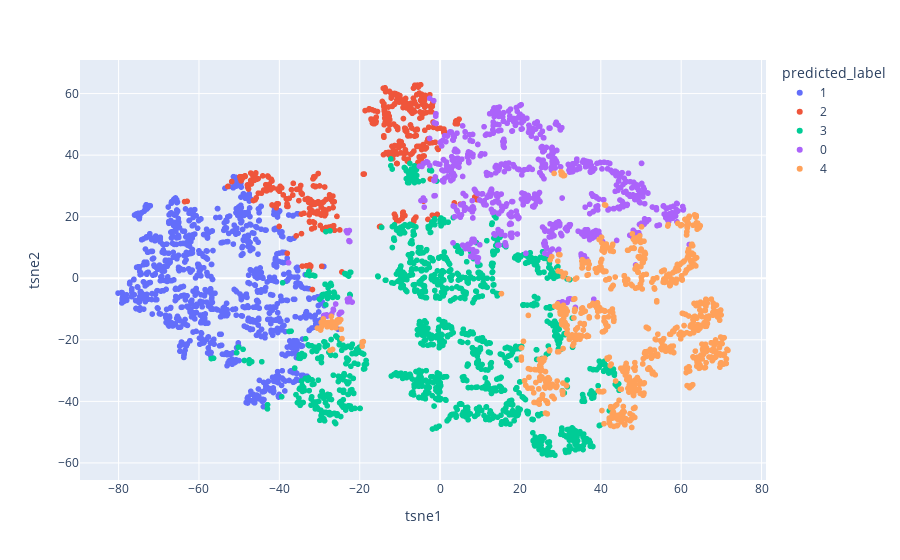

Notebook source saved alongside this figure:
### Code cell
# 문제 2.
diamonds = sns.load_dataset('diamonds')

## 1. caret의 값이 0.3 이하인 데이터 추출
diamonds = diamonds.query('carat <= 0.3').reset_index(drop=True)

## 2. cut, depth, table, price, x, y, z column을 제외하고 나머지 column drop
diamonds = diamonds.drop(columns=['carat', 'color', 'clarity'])

## 3. depth, table, price, x, y, z의 값을 적절하게 스케일링
standard_scaler = StandardScaler()
temp = pd.DataFrame(
    standard_scaler.fit_transform(diamonds.iloc[:, 1:]),
    columns=['depth', 'table', 'price', 'x', 'y', 'z']
)
temp = pd.concat([
    temp,
    diamonds.filter(items=['cut'])
], axis=1)

## 4. 위의 column을 feature로 하여 clustering 로직 적용
kmeans = KMeans(n_clusters=temp.cut.nunique())
kmeans.fit(temp.iloc[:, :-1])
temp['predicted_label'] = kmeans.labels_.astype(str)

## 5. cut에 따른 clustering결과를 확인하고 위의 feature로 
##    cut을 clustering할 수 있는지 검증
tsne = TSNE(n_components=2)
temp_ = pd.DataFrame(
    tsne.fit_transform(temp.iloc[:, :-2]),
    columns=['tsne1', 'tsne2']
)
temp_ = pd.concat([
    temp_,
    temp.filter(items=['predicted_label'])
], axis=1)

px.scatter(
    temp_,
    x='tsne1',
    y='tsne2',
    color='predicted_label'
)

### Figure 1 — Plotly figure (JSON) as saved in the notebook; plotly's stock layout.template omitted (floating-point values rounded to 4 significant figures; data arrays with more than 128 entries replaced by an {"elided": "..."} marker saying what was removed)
{"data": [{"hovertemplate": "predicted_label=1<br>tsne1=%{x}<br>tsne2=%{y}<extra></extra>", "legendgroup": "1", "marker": {"color": "#636efa", "symbol": "circle"}, "mode": "markers", "name": "1", "showlegend": true, "type": "scattergl", "x": {"elided": "987 float values"}, "xaxis": "x", "y": {"elided": "987 float values"}, "yaxis": "y"}, {"hovertemplate": "predicted_label=2<br>tsne1=%{x}<br>tsne2=%{y}<extra></extra>", "legendgroup": "2", "marker": {"color": "#EF553B", "symbol": "circle"}, "mode": "markers", "name": "2", "showlegend": true, "type": "scattergl", "x": {"elided": "411 float values"}, "xaxis": "x", "y": {"elided": "411 float values"}, "yaxis": "y"}, {"hovertemplate": "predicted_label=3<br>tsne1=%{x}<br>tsne2=%{y}<extra></extra>", "legendgroup": "3", "marker": {"color": "#00cc96", "symbol": "circle"}, "mode": "markers", "name": "3", "showlegend": true, "type": "scattergl", "x": {"elided": "1249 float values"}, "xaxis": "x", "y": {"elided": "1249 float values"}, "yaxis": "y"}, {"hovertemplate": "predicted_label=0<br>tsne1=%{x}<br>tsne2=%{y}<extra></extra>", "legendgroup": "0", "marker": {"color": "#ab63fa", "symbol": "circle"}, "mode": "markers", "name": "0", "showlegend": true, "type": "scattergl", "x": {"elided": "755 float values"}, "xaxis": "x", "y": {"elided": "755 float values"}, "yaxis": "y"}, {"hovertemplate": "predicted_label=4<br>tsne1=%{x}<br>tsne2=%{y}<extra></extra>", "legendgroup": "4", "marker": {"color": "#FFA15A", "symbol": "circle"}, "mode": "markers", "name": "4", "showlegend": true, "type": "scattergl", "x": {"elided": "801 float values"}, "xaxis": "x", "y": {"elided": "801 float values"}, "yaxis": "y"}], "layout": {"legend": {"title": {"text": "predicted_label"}, "tracegroupgap": 0}, "margin": {"t": 60}, "xaxis": {"anchor": "y", "domain": [0, 1], "title": {"text": "tsne1"}}, "yaxis": {"anchor": "x", "domain": [0, 1], "title": {"text": "tsne2"}}}}
